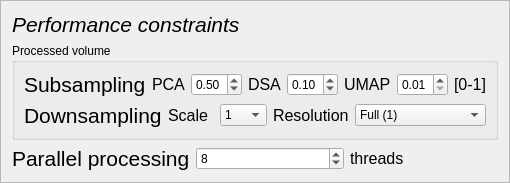
                 <widget class="QFrame" name="frame_9">
                  <property name="font">
                   <font>
                    <family>Arial</family>
                   </font>
                  </property>
                  <property name="frameShape">
                   <enum>QFrame::StyledPanel</enum>
                  </property>
                  <property name="frameShadow">
                   <enum>QFrame::Raised</enum>
                  </property>
                  <layout class="QGridLayout" name="gridLayout_10">
                   <item row="0" column="0">
                    <layout class="QVBoxLayout" name="verticalLayout_12">
                     <item>
                      <widget class="QLabel" name="label_28">
                       <property name="font">
                        <font>
                         <family>Arial</family>
                         <pointsize>16</pointsize>
                         <italic>true</italic>
                        </font>
                       </property>
                       <property name="text">
                        <string>Performance constraints</string>
                       </property>
                      </widget>
                     </item>
                     <item>
                      <widget class="QGroupBox" name="groupBox_3">
                       <property name="title">
                        <string>Processed volume</string>
                       </property>
                       <layout class="QGridLayout" name="gridLayout_13">
                        <item row="3" column="0">
                         <layout class="QHBoxLayout" name="horizontalLayout_39">
                          <item>
                           <widget class="QLabel" name="label_62">
                            <property name="font">
                             <font>
                              <family>Arial</family>
                              <pointsize>16</pointsize>
                             </font>
                            </property>
                            <property name="text">
                             <string>Downsampling</string>
                            </property>
                           </widget>
                          </item>
                          <item>
                           <widget class="QLabel" name="label_57">
                            <property name="font">
                             <font>
                              <family>Arial</family>
                              <pointsize>12</pointsize>
                             </font>
                            </property>
                            <property name="text">
                             <string>Scale</string>
                            </property>
                           </widget>
                          </item>
                          <item>
                           <widget class="QComboBox" name="comboBox_4">
                            <property name="font">
                             <font>
                              <family>Arial</family>
                             </font>
                            </property>
                            <property name="editable">
                             <bool>false</bool>
                            </property>
                            <property name="currentIndex">
                             <number>1</number>
                            </property>
                            <item>
                             <property name="text">
                              <string>0.5</string>
                             </property>
                            </item>
                            <item>
                             <property name="text">
                              <string>1</string>
                             </property>
                            </item>
                            <item>
                             <property name="text">
                              <string>2</string>
                             </property>
                            </item>
                            <item>
                             <property name="text">
                              <string>4</string>
                             </property>
                            </item>
                            <item>
                             <property name="text">
                              <string>8</string>
                             </property>
                            </item>
                            <item>
                             <property name="text">
                              <string>12</string>
                             </property>
                            </item>
                            <item>
                             <property name="text">
                              <string>16</string>
                             </property>
                            </item>
                            <item>
                             <property name="text">
                              <string>24</string>
                             </property>
                            </item>
                            <item>
                             <property name="text">
                              <string>32</string>
                             </property>
                            </item>
                           </widget>
                          </item>
                          <item>
                           <widget class="QLabel" name="label_65">
                            <property name="font">
                             <font>
                              <family>Arial</family>
                              <pointsize>12</pointsize>
                             </font>
                            </property>
                            <property name="text">
                             <string>Resolution</string>
                            </property>
                           </widget>
                          </item>
                          <item>
                           <widget class="QComboBox" name="comboBox_5">
                            <property name="font">
                             <font>
                              <family>Arial</family>
                             </font>
                            </property>
                            <property name="editable">
                             <bool>false</bool>
                            </property>
                            <property name="currentIndex">
                             <number>0</number>
                            </property>
                            <item>
                             <property name="text">
                              <string>Full (1)</string>
                             </property>
                            </item>
                            <item>
                             <property name="text">
                              <string>Very high (2)</string>
                             </property>
                            </item>
                            <item>
                             <property name="text">
                              <string>High (4)</string>
                             </property>
                            </item>
                            <item>
                             <property name="text">
                              <string>Moderate (8)</string>
                             </property>
                            </item>
                            <item>
                             <property name="text">
                              <string>Low (16)</string>
                             </property>
                            </item>
                            <item>
                             <property name="text">
                              <string>Very low (32)</string>
                             </property>
                            </item>
                            <item>
                             <property name="text">
                              <string>Extremely low (64)</string>
                             </property>
                            </item>
                           </widget>
                          </item>
                         </layout>
                        </item>
                        <item row="1" column="0">
                         <layout class="QHBoxLayout" name="horizontalLayout_27">
                          <item>
                           <widget class="QLabel" name="label_69">
                            <property name="font">
                             <font>
                              <family>Arial</family>
                              <pointsize>16</pointsize>
                             </font>
                            </property>
                            <property name="text">
                             <string>Subsampling</string>
                            </property>
                           </widget>
                          </item>
                          <item>
                           <widget class="QLabel" name="label_66">
                            <property name="font">
                             <font>
                              <family>Arial</family>
                              <pointsize>12</pointsize>
                             </font>
                            </property>
                            <property name="text">
                             <string>PCA</string>
                            </property>
                           </widget>
                          </item>
                          <item>
                           <widget class="QDoubleSpinBox" name="doubleSpinBox_4">
                            <property name="font">
                             <font>
                              <family>Arial</family>
                             </font>
                            </property>
                            <property name="minimum">
                             <double>0.010000000000000</double>
                            </property>
                            <property name="maximum">
                             <double>1.000000000000000</double>
                            </property>
                            <property name="singleStep">
                             <double>0.010000000000000</double>
                            </property>
                            <property name="value">
                             <double>0.500000000000000</double>
                            </property>
                           </widget>
                          </item>
                          <item>
                           <widget class="QLabel" name="label_67">
                            <property name="font">
                             <font>
                              <family>Arial</family>
                              <pointsize>12</pointsize>
                             </font>
                            </property>
                            <property name="text">
                             <string>DSA</string>
                            </property>
                           </widget>
                          </item>
                          <item>
                           <widget class="QDoubleSpinBox" name="doubleSpinBox_5">
                            <property name="font">
                             <font>
                              <family>Arial</family>
                             </font>
                            </property>
                            <property name="minimum">
                             <double>0.010000000000000</double>
                            </property>
                            <property name="maximum">
                             <double>1.000000000000000</double>
                            </property>
                            <property name="singleStep">
                             <double>0.010000000000000</double>
                            </property>
                            <property name="value">
                             <double>0.100000000000000</double>
                            </property>
                           </widget>
                          </item>
                          <item>
                           <widget class="QLabel" name="label_68">
                            <property name="font">
                             <font>
                              <family>Arial</family>
                              <pointsize>12</pointsize>
                             </font>
                            </property>
                            <property name="text">
                             <string>UMAP</string>
                            </property>
                           </widget>
                          </item>
                          <item>
                           <widget class="QDoubleSpinBox" name="doubleSpinBox_7">
                            <property name="font">
                             <font>
                              <family>Arial</family>
                             </font>
                            </property>
                            <property name="minimum">
                             <double>0.010000000000000</double>
                            </property>
                            <property name="maximum">
                             <double>1.000000000000000</double>
                            </property>
                            <property name="singleStep">
                             <double>0.010000000000000</double>
                            </property>
                            <property name="value">
                             <double>0.010000000000000</double>
                            </property>
                           </widget>
                          </item>
                          <item>
                           <widget class="QLabel" name="label_43">
                            <property name="font">
                             <font>
                              <family>Arial</family>
                              <pointsize>12</pointsize>
                             </font>
                            </property>
                            <property name="text">
                             <string>[0-1]</string>
                            </property>
                            <property name="wordWrap">
                             <bool>true</bool>
                            </property>
                           </widget>
                          </item>
                         </layout>
                        </item>
                       </layout>
                      </widget>
                     </item>
                     <item>
                      <layout class="QHBoxLayout" name="horizontalLayout_11">
                       <item>
                        <widget class="QLabel" name="label_24">
                         <property name="font">
                          <font>
                           <family>Arial</family>
                           <pointsize>16</pointsize>
                          </font>
                         </property>
                         <property name="text">
                          <string>Parallel processing</string>
                         </property>
                        </widget>
                       </item>
                       <item>
                        <widget class="QSpinBox" name="spinBox_5">
                         <property name="font">
                          <font>
                           <family>Arial</family>
                          </font>
                         </property>
                         <property name="value">
                          <number>8</number>
                         </property>
                        </widget>
                       </item>
                       <item>
                        <widget class="QLabel" name="label_34">
                         <property name="font">
                          <font>
                           <family>Arial</family>
                           <pointsize>12</pointsize>
                          </font>
                         </property>
                         <property name="text">
                          <string>threads</string>
                         </property>
                        </widget>
                       </item>
                      </layout>
                     </item>
                    </layout>
                   </item>
                  </layout>
                 </widget>
